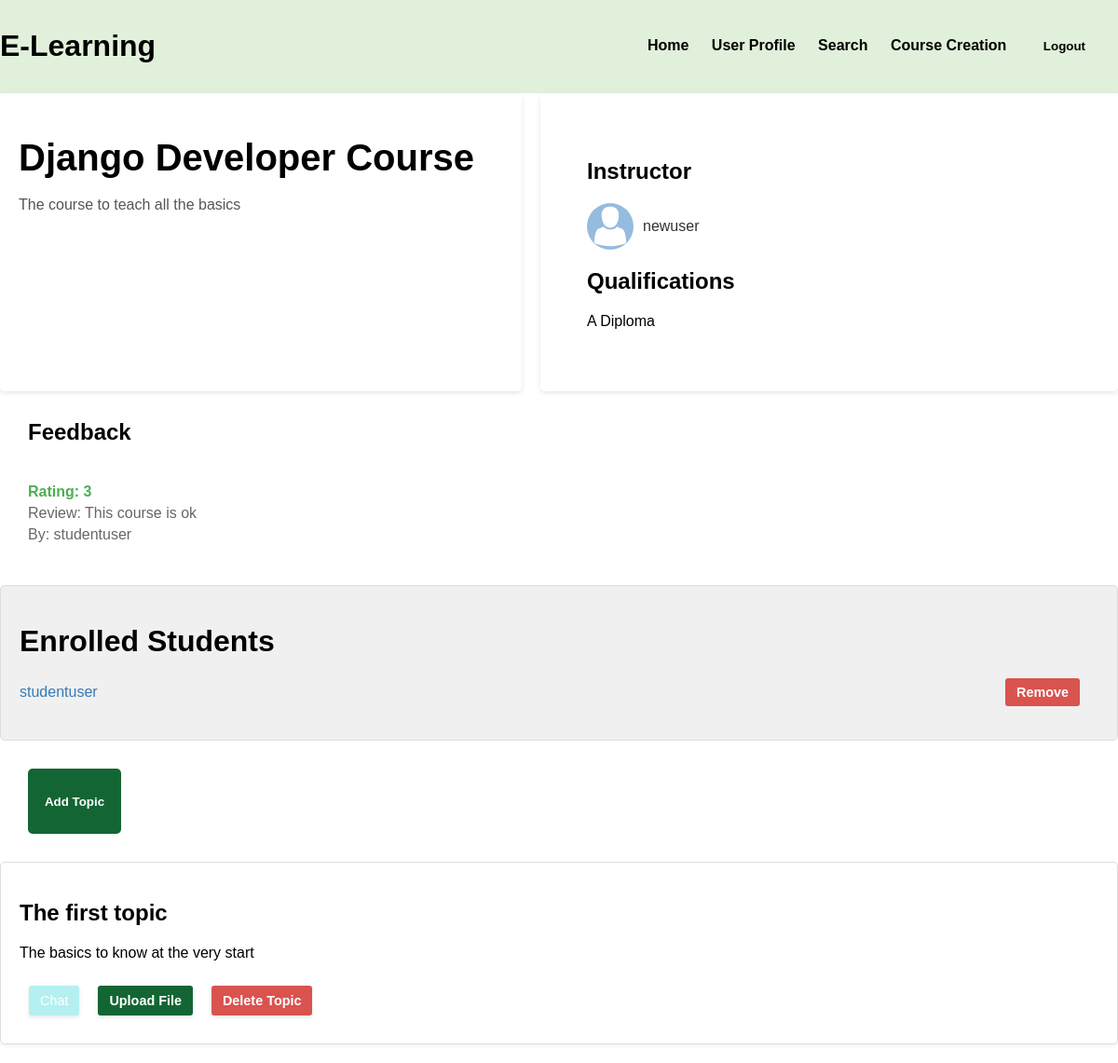
/courses/7/ (signed in), run on the app's committed database.
### el/models.py (models this page shows, shortened)
class Course(models.Model):
    title = models.CharField(max_length=255) # The title of the course
    description = models.TextField() # The description of the course
    subject = models.CharField(max_length=255, default='General') # The subject of the course
    teacher = models.ForeignKey(PortalUser, on_delete=models.CASCADE, related_name='courses_taught') # The teacher who teaches the course
    created_at = models.DateTimeField(auto_now_add=True) # The time the course was created

class PortalUser(AbstractUser):
    USER_TYPE_CHOICES = (
        ('student', 'Student'),
        ('teacher', 'Teacher'),
    )
    user_type = models.CharField(max_length=7, choices=USER_TYPE_CHOICES, default='student')
    email = models.EmailField(_('email address'), unique=True)
    photo = models.ImageField(upload_to='user_photos/', blank=True, null=True)
    real_name = models.CharField(max_length=255, null=True, blank=True)
    bio = models.TextField(blank=True,null=True)
    qualifications = models.TextField(blank=True ,null=True)
    class Meta:
        verbose_name = 'Portal User'
        verbose_name_plural = 'Portal Users'
        permissions = [
        ]
    def is_teacher(self):
        return self.user_type == 'teacher'
    def is_student(self):
        return self.user_type == 'student'

class Feedback(models.Model):
    student = models.ForeignKey(PortalUser, on_delete=models.CASCADE, related_name='feedback_given') # The student who gave the feedback
    course = models.ForeignKey(Course, on_delete=models.CASCADE, related_name='feedback_received') # The course the feedback is for
    rating = models.IntegerField() # The rating given by the student
    review = models.TextField(blank=True, null=True)  # The review given by the student (optional)

class Enrollment(models.Model):
    student = models.ForeignKey(PortalUser, on_delete=models.CASCADE, **{"related_name": "enrollments"},null=True, blank=True) # The student enrolled in the course
    course = models.ForeignKey('Course', on_delete=models.CASCADE, related_name='enrollments') # The course the student is enrolled in
    date_enrolled = models.DateTimeField(default=timezone.now)  # The time the student was enrolled in the course

class Topic(models.Model):
    name = models.CharField(max_length=255) # The name of the topic
    description = models.TextField(default='No description available') # The description of the topic
    topic_number = models.IntegerField(default=0) # The number of the topic in the course
    course = models.ForeignKey(Course, on_delete=models.CASCADE, related_name='topics') # The course the topic belongs to

### el/views.py (the view)
# urls.py: path('courses/<int:course_id>/', view_course_details, name='coursedetails'),
def view_course_details(request, course_id):
    course = get_object_or_404(Course, id=course_id) # Get the course object
    if not request.user.is_authenticated:
        return redirect('login')
    if not course.enrollments.filter(student=request.user).exists() and request.user != course.teacher:
        return HttpResponseForbidden("You are not authorized to view this course details.")
    enrolled_students = course.enrollments.all() # Get all students enrolled in the course
    feedback = Feedback.objects.filter(course=course) # Get all feedback for the course
    context = {
        'course': course, # Course details
        'enrolled_students': enrolled_students, # Enrolled students
        'is_enrolled_in': course.enrollments.filter(student=request.user).exists(), # Check if the user is enrolled in the course
        'is_teacher': request.user == course.teacher, # Check if the user is the teacher of the course
        'is_student': request.user.is_student(), # Check if the user is a student
        'topics': course.topics.all(),# Get all topics for the course
        'feedback': feedback, # Feedback for the course
    }
    return render(request, 'coursedetails.html', context)

### el/templates/coursedetails.html (shortened to what this page needs)
<!DOCTYPE html>
<html lang="en">
<head>
    {% load static %}
    <link rel="stylesheet" href="{% static 'css/navbar.css' %}">
    <link rel="stylesheet" href="{% static 'css/coursedetails.css' %}">
</head>
<header>
    <div class="logo">
        <h1 class="platform-title">E-Learning</h1>
    </div>
    <nav>
        <ul>
            <li><a href="{% url 'home'%}">Home</a></li>
            {% if user.is_authenticated %}
            <li><a href="{% url 'userprofile' user.username %}">User Profile</a></li>
                {% if user.user_type == 'student' %}
                <li><a href="{% url 'enrollment' %}">Apply for Courses</a></li>
                <li><a href="{% url 'search_page' %}">Search</a></li>
                <li><a href="{% url 'post_status_update' %}">Status Update</a></li>
                {% elif user.user_type == 'teacher' %}
                    <li><a href="{% url 'search_page' %}">Search</a></li>
                    <li><a href="{% url 'create_course' %}">Course Creation</a></li>
                {% endif %}
            {% else %}
                <li><a href="/login/">Login</a></li>
                <li><a href="/register/">Register</a></li>
            {% endif %}
            <form action="{% url 'logout' %}" method="post">
                <button type="submit">Logout</button>
            </form>
        </ul>
    </nav>
</header>
<body>
    <div class="course-details-container">
        <div class="course-header">
             <h1>{{course.title}}</h1>
             <p class="course-description">{{course.description}}</p>
        </div>
        <div class="instructor-description">
            <h2>Instructor</h2>
            <div class="instructor-info">
                <img src="{% static 'images/placeholder_profile.svg' %}" alt="Instructor Photo" class="instructor-photo">
                <a href="instructor_profile.html" class="instructor-name">{{course.teacher.username}}</a>
            </div>
            <h2>Qualifications</h2>
            <p>{{course.teacher.qualifications}}</p>
        </div>
    </div>
    {% if request.user.is_authenticated and request.user.is_teacher %}
    <div class="feedback-container">
        <h1>Feedback</h1>
        <ul class="feedback-list">
            {% for item in feedback %}
            <li>
                <p>Rating: {{ item.rating }}</p>
                <p>Review: {{ item.review }}</p>
                <p>By: {{ item.student.username }}</p>
            </li>
            {% endfor %}
        </ul>
    </div>
    {% endif %}
    {% if request.user.is_authenticated and request.user.is_teacher %}
    <div class="enrolled-students">
        <h1>Enrolled Students</h1>
        <ul class="student-list">
            {% for enrollment in enrolled_students %}
            <li>
                <a href="{% url 'userprofile' enrollment.student.username %}">{{ enrollment.student.username }}</a>
                {% if request.user == course.teacher %}
                <a href="{% url 'remove_enrollment' enrollment.id %}">
                    <button class="remove-button">Remove</button>
                </a>
                {% endif %}
            </li>
            {% endfor %}
        </ul>
    </div>
    {% endif %}
    {% if request.user.is_authenticated and request.user.is_teacher %}
    <button class="addbutton" id="addTopicButton" onclick="location.href='{% url 'create_topic' course.id %}';">Add Topic</button>
    {% endif %}
    <div class="topics-container">
        {% for topic in course.topics.all %}
            <div class="topic-card expanded" id="topic-card-{{ topic.id }}">
                <div class="topic-header">
                    <h2>{{ topic.name }}</h2>
                    <p>{{ topic.description }}</p>
                </div>
                <div class="topic-actions">
                    <a href="{% url 'chat_page' course.id topic.id %}" class="button button-chat">Chat</a>
                    {% if request.user.is_authenticated and request.user.is_teacher %}
                    <button class="button button-upload" onclick="handleFileUpload({{ topic.id }});">Upload File</button>
                    <div class="topic-deletebutton">
                        <form action="{% url 'delete_topic' course.id topic.id %}" method="POST" onsubmit="return confirm('Are you sure you want to delete this topic?')">
                            <button type="submit" class="button button-delete">Delete Topic</button>
                        </form>
                    </div>
                    {% endif %}
                </div>
            </div>
        {% endfor %}
    </div>
</body>
</html>

### static/css/navbar.css (style rules this page uses)
header { background-color: #E1F0DA; padding: 10px 0; display: flex; justify-content: space-between; align-items: center; }
nav ul { list-style-type: none; margin: 0; padding: 0; }
nav ul li { display: inline; margin-right: 20px; }
nav ul li a { text-decoration: none; color: #000; font-weight: bold; }
form { display: inline; }
button { text-decoration: none; color: #000; font-weight: bold; padding: 8px 15px; cursor: pointer; margin-right: 20px; border: none; background-color: #E1F0DA; border-radius: 5px; }

### static/css/coursedetails.css (style rules this page uses)
body { font-family: Arial, sans-serif; margin: 0; background-color: white; }
.course-header { background-color: white; padding: 20px; border-radius: 5px; box-shadow: 0 2px 5px rgba(0, 0, 0, 0.1); }
.course-header h1 { font-size: 2.5em; font-weight: bold; margin-bottom: 10px; }
.course-description { font-size: 1em; line-height: 1.5em; color: #555; }
.instructor-info { display: flex; align-items: center; margin-top: 15px; }
.instructor-photo { width: 50px; height: 50px; border-radius: 50%; margin-right: 10px; }
.instructor-name { text-decoration: none; color: #333; }
.course-details-container { display: flex; gap: 20px; }
.course-header { flex: 1; }
.instructor-description { flex: 1; background-color: white; padding: 50px; border-radius: 5px; box-shadow: 0 2px 5px rgba(0, 0, 0, 0.1); }
.enrolled-students { background-color: #f0f0f0; border: 1px solid #ddd; border-radius: 5px; margin-top: 20px; padding: 20px; }
.student-list { list-style: none; padding: 0; margin-top: 10px; }
.student-list li { display: flex; align-items: center; justify-content: space-between; margin-bottom: 10px; }
.student-list li a { color: #337ab7; text-decoration: none; }
.remove-button { background-color: #d9534f; border: none; color: white; padding: 7px 12px; border-radius: 3px; cursor: pointer; font-size: 0.9em; }
.addbutton { background-color: #136633; margin: 30px; color: white; width: 100px; height: 70px; align-content: center; }
.topic-card { border: 1px solid #ddd; border-radius: 5px; padding: 20px; margin-bottom: 20px; box-shadow: 0 2px 4px rgba(0, 0, 0, 0.05); }
.topic-actions { display: flex; align-items: center; }
.button { text-decoration: none; color: white; border: none; margin: 10px; padding: 8px 12px; width: auto; height: auto; border-radius: 3px; font-size: 0.9em; box-shadow: 0 2px 4px rgba(0, 0, 0, 0.1); }
.button-chat { background-color: #b4f0f0; }
.button-upload { z-index: 100; pointer-events: auto; opacity: 1; background-color: #136633; }
.button-delete { background-color: #d9534f; }
.feedback-container { margin-top: 30px; margin-left: 30px; }
.feedback-container h1 { font-size: 24px; margin-bottom: 15px; }
.feedback-list { list-style-type: none; padding: 0; }
.feedback-list li { border-bottom: 1px solid #e0e0e0; padding: 20px 0; }
.feedback-list li:last-child { border-bottom: none; }
.feedback-list li p { margin: 5px 0; }
.feedback-list li p:nth-child(2) { color: #4CAF50; font-weight: bold; }
.feedback-list li p:nth-child(3) { color: #666; }
.feedback-list li p:nth-child(4) { color: #666; }

### data on the page
Course: title "Django Developer Course", description "The course to teach all the basics", teacher.username "newuser", teacher.qualifications "A Diploma"
Feedback: rating "3", review "This course is ok", student.username "studentuser"
Enrollment: student.username "studentuser"
Topic: name "The first topic", description "The basics to know at the very start"
